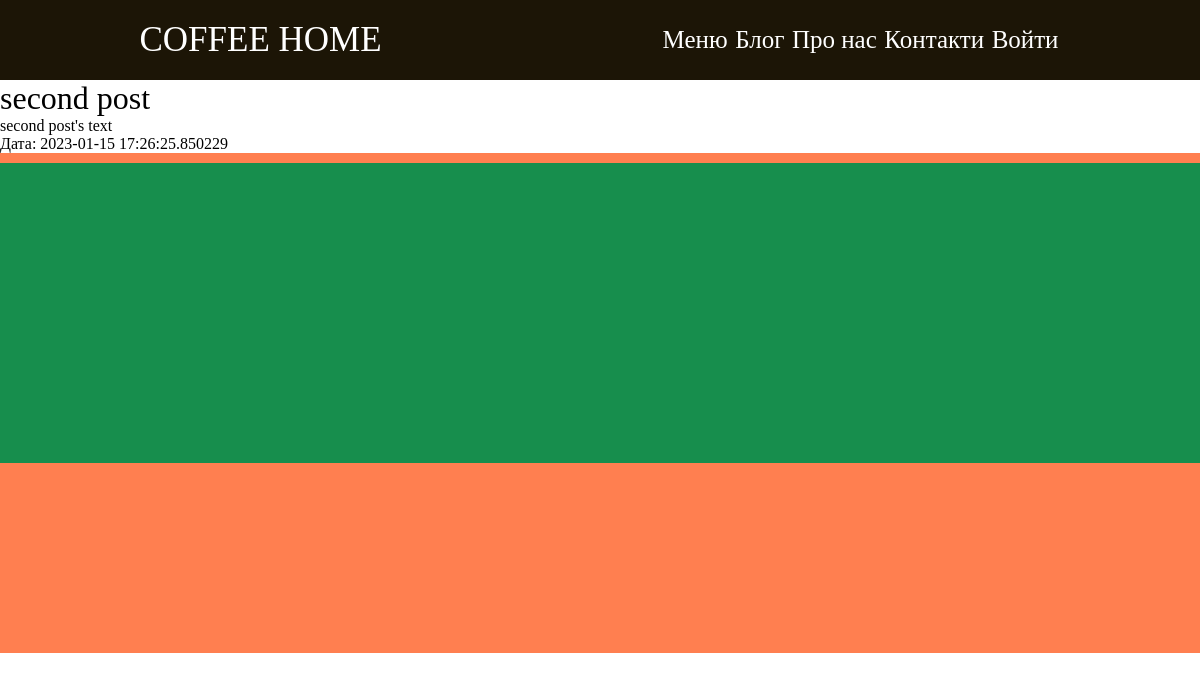
The page /blog/second-post on the database its author committed.
### models.py (models this page shows, shortened)
class Posts(db.Model):
    id = db.Column(db.Integer, primary_key=True)
    title = db.Column(db.String(150), nullable=True)
    slug = db.Column(db.String(150), unique=True)
    text = db.Column(db.Text)
    date = db.Column(db.DateTime, default=datetime.now())

### posts/posts.py (the view)
@posts.route('/<slug>')
def post_detail(slug):
    post = Posts.query.filter(Posts.slug == slug).first_or_404()
    return render_template('posts/post_detail.html', post=post)

### posts/templates/posts/post_detail.html (shortened to what this page needs)
{% extends 'base.html' %}
{% block content %} {{ super() }} {% endblock %}
{% block main %}
<main>
    <h1>{{ post.title }}</h1>
    <p>{{ post.text }}</p>
    <p>Дата: {{ post.date }}</p>
</main>
{% endblock %}

### static/css/style.css (style rules this page uses)
html { box-sizing: border-box; font-size: 16px; }
*, *:before, *:after { box-sizing: inherit; }
body, h1, h2, h3, h4, h5, h6, p, ol, ul { margin: 0; padding: 0; font-weight: normal; }
body { max-width: 1920px; width: 100%; margin: auto; }
main { margin-top: 80px; }

### rows shown on the page
Posts: title "second post", text "second post's text", date "2023-01-15 17:26:25.850229"
